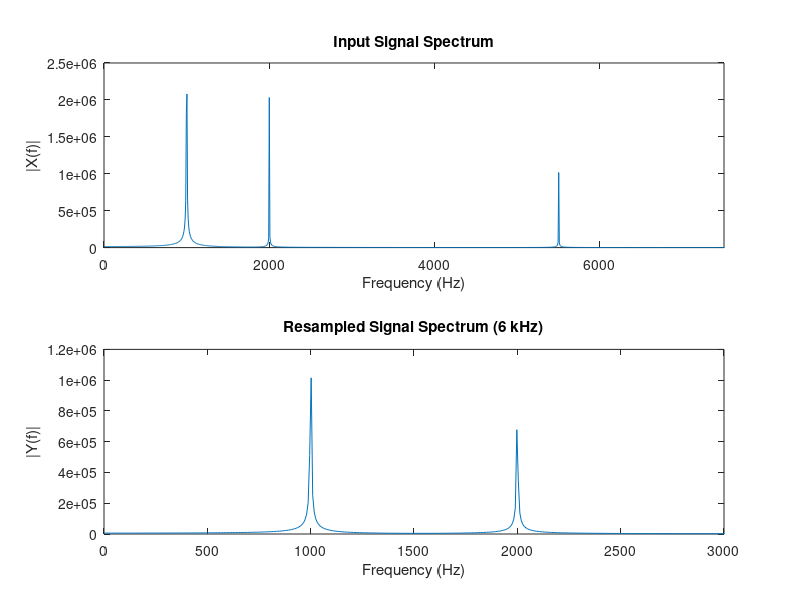

Recreate this plot in MATLAB.
%2022e048
%BANDARA H.G.T.D.
%Lab04-Part-A
%Part 4

%% EC5011 Lab 4A - Part 4: Change sampling frequency to 6 kHz

fs = 15000; N = 2048; t = (0:N-1)/fs;
A1 = 3000; f1 = 1000;
A2 = 2000; f2 = 2000;
A3 = 1000; f3 = 5500;
x = A1*sin(2*pi*f1*t) + A2*sin(2*pi*f2*t) + A3*sin(2*pi*f3*t);

% Resample from 15 kHz to 6 kHz (factor 2.5:1)
% Use MATLAB's resample function (includes filtering)
y = resample(x, 6, 15);

% Frequency axes
N_y = length(y);
f_x = (0:N-1)*(fs/N);
f_y = (0:N_y-1)*(6000/N_y);

% Plot magnitude spectra
figure;
subplot(2,1,1);
plot(f_x, abs(fft(x)));
title('Input Signal Spectrum');
xlabel('Frequency (Hz)'); ylabel('|X(f)|');
xlim([0 fs/2]);

subplot(2,1,2);
plot(f_y, abs(fft(y)));
title('Resampled Signal Spectrum (6 kHz)');
xlabel('Frequency (Hz)'); ylabel('|Y(f)|');
xlim([0 3000]);
